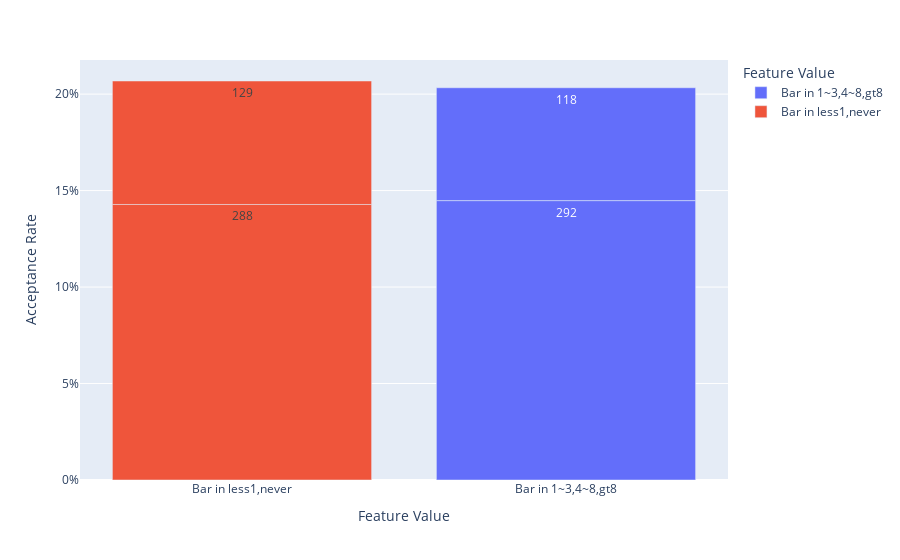

Write notebook code for a chart like this one.
### Markdown cell above
#### 4. Compare the acceptance rate between drivers who go to a bar more than once a month and are over the age of 25 to the all others.  Is there a difference?

### Code cell
df_bar_more_than_1_over_25yrs = dfbyfeature(Filter_Dataframe(bar_df,{'Bar':['1~3','4~8','gt8']},'>25',True,'Y')[1])
df_bar_less_than_1_over_25yrs = dfbyfeature(Filter_Dataframe(bar_df,{'Bar':['less1','never']},'>25',True,'Y')[1])
df_bar_more_than_1_under_25yrs = dfbyfeature(Filter_Dataframe(bar_df,{'Bar':['1~3','4~8','gt8']},'<=25',True,'Y')[1])
df_bar_less_than_1_under_25yrs = dfbyfeature(Filter_Dataframe(bar_df,{'Bar':['less1','never']},'<=25',True,'Y')[1])
df_combined = pd.concat([df_bar_more_than_1_over_25yrs,df_bar_less_than_1_over_25yrs,df_bar_more_than_1_under_25yrs,df_bar_less_than_1_under_25yrs])
fig = barchart(df_combined)
fig.show()

### Figure 1 — Plotly figure (JSON) as saved in the notebook; plotly's stock layout.template omitted (floating-point values rounded to 4 significant figures)
{"data": [{"alignmentgroup": "True", "hovertemplate": "Feature Value=%{x}<br>Acceptance Rate=%{y}<br>Feature Value Count=%{text}<extra></extra>", "legendgroup": "Bar in 1~3,4~8,gt8", "marker": {"color": "#636efa", "pattern": {"shape": ""}}, "name": "Bar in 1~3,4~8,gt8", "offsetgroup": "Bar in 1~3,4~8,gt8", "orientation": "v", "showlegend": true, "text": [292, 118], "textposition": "auto", "type": "bar", "x": ["Bar in 1~3,4~8,gt8", "Bar in 1~3,4~8,gt8"], "xaxis": "x", "y": [14.48, 5.85], "yaxis": "y"}, {"alignmentgroup": "True", "hovertemplate": "Feature Value=%{x}<br>Acceptance Rate=%{y}<br>Feature Value Count=%{text}<extra></extra>", "legendgroup": "Bar in less1,never", "marker": {"color": "#EF553B", "pattern": {"shape": ""}}, "name": "Bar in less1,never", "offsetgroup": "Bar in less1,never", "orientation": "v", "showlegend": true, "text": [288, 129], "textposition": "auto", "type": "bar", "x": ["Bar in less1,never", "Bar in less1,never"], "xaxis": "x", "y": [14.28, 6.4], "yaxis": "y"}], "layout": {"barmode": "relative", "legend": {"title": {"text": "Feature Value"}, "tracegroupgap": 0}, "margin": {"t": 60}, "xaxis": {"anchor": "y", "categoryarray": ["Bar in 1~3,4~8,gt8", "Bar in less1,never"], "categoryorder": "total descending", "domain": [0, 1], "title": {"text": "Feature Value"}}, "yaxis": {"anchor": "x", "domain": [0, 1], "ticksuffix": "%", "title": {"text": "Acceptance Rate"}}}}
